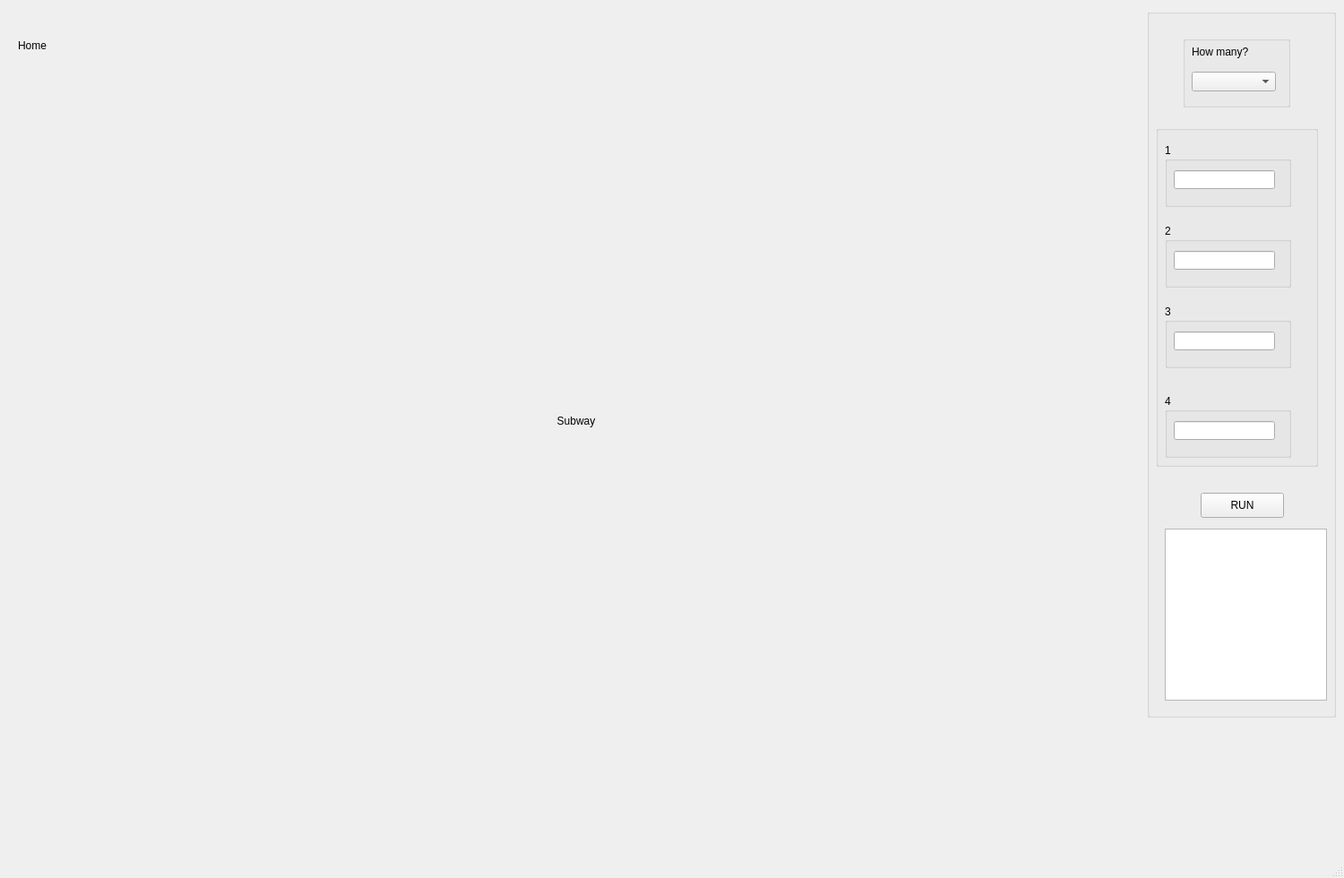
<?xml version="1.0" encoding="UTF-8"?>
<ui version="4.0">
 <class>MainWindow</class>
 <widget class="QMainWindow" name="MainWindow">
  <property name="geometry">
   <rect>
    <x>0</x>
    <y>0</y>
    <width>1500</width>
    <height>980</height>
   </rect>
  </property>
  <property name="windowTitle">
   <string>MainWindow</string>
  </property>
  <widget class="QWidget" name="centralwidget">
   <widget class="QLabel" name="lbl_picture">
    <property name="geometry">
     <rect>
      <x>0</x>
      <y>0</y>
      <width>1286</width>
      <height>940</height>
     </rect>
    </property>
    <property name="text">
     <string>Subway</string>
    </property>
    <property name="alignment">
     <set>Qt::AlignCenter</set>
    </property>
   </widget>
   <widget class="QGroupBox" name="groupBox_3">
    <property name="geometry">
     <rect>
      <x>1280</x>
      <y>10</y>
      <width>211</width>
      <height>791</height>
     </rect>
    </property>
    <property name="title">
     <string/>
    </property>
    <widget class="QGroupBox" name="groupBox_2">
     <property name="geometry">
      <rect>
       <x>40</x>
       <y>30</y>
       <width>120</width>
       <height>80</height>
      </rect>
     </property>
     <property name="title">
      <string/>
     </property>
     <widget class="QComboBox" name="people_number_c_box">
      <property name="geometry">
       <rect>
        <x>10</x>
        <y>40</y>
        <width>94</width>
        <height>22</height>
       </rect>
      </property>
      <property name="currentText">
       <string/>
      </property>
      <property name="currentIndex">
       <number>-1</number>
      </property>
      <item>
       <property name="text">
        <string>경로 찾기</string>
       </property>
      </item>
      <item>
       <property name="text">
        <string>2명</string>
       </property>
      </item>
      <item>
       <property name="text">
        <string>3명</string>
       </property>
      </item>
      <item>
       <property name="text">
        <string>4명</string>
       </property>
      </item>
     </widget>
     <widget class="QLabel" name="label">
      <property name="geometry">
       <rect>
        <x>10</x>
        <y>10</y>
        <width>91</width>
        <height>16</height>
       </rect>
      </property>
      <property name="text">
       <string>How many?</string>
      </property>
     </widget>
    </widget>
    <widget class="QGroupBox" name="groupBox">
     <property name="geometry">
      <rect>
       <x>10</x>
       <y>130</y>
       <width>181</width>
       <height>381</height>
      </rect>
     </property>
     <property name="title">
      <string/>
     </property>
     <widget class="QGroupBox" name="people_group_3">
      <property name="geometry">
       <rect>
        <x>10</x>
        <y>200</y>
        <width>141</width>
        <height>71</height>
       </rect>
      </property>
      <property name="title">
       <string>3</string>
      </property>
      <widget class="QLineEdit" name="p_start_lbl_3">
       <property name="geometry">
        <rect>
         <x>10</x>
         <y>30</y>
         <width>113</width>
         <height>21</height>
        </rect>
       </property>
      </widget>
     </widget>
     <widget class="QGroupBox" name="people_group_2">
      <property name="geometry">
       <rect>
        <x>10</x>
        <y>110</y>
        <width>141</width>
        <height>71</height>
       </rect>
      </property>
      <property name="title">
       <string>2</string>
      </property>
      <widget class="QLineEdit" name="p_start_lbl_2">
       <property name="geometry">
        <rect>
         <x>10</x>
         <y>30</y>
         <width>113</width>
         <height>21</height>
        </rect>
       </property>
      </widget>
     </widget>
     <widget class="QGroupBox" name="people_group_4">
      <property name="geometry">
       <rect>
        <x>10</x>
        <y>300</y>
        <width>141</width>
        <height>71</height>
       </rect>
      </property>
      <property name="title">
       <string>4</string>
      </property>
      <widget class="QLineEdit" name="p_start_lbl_4">
       <property name="geometry">
        <rect>
         <x>10</x>
         <y>30</y>
         <width>113</width>
         <height>21</height>
        </rect>
       </property>
      </widget>
     </widget>
     <widget class="QGroupBox" name="people_group_1">
      <property name="geometry">
       <rect>
        <x>10</x>
        <y>20</y>
        <width>141</width>
        <height>71</height>
       </rect>
      </property>
      <property name="title">
       <string>1</string>
      </property>
      <widget class="QLineEdit" name="p_start_lbl_1">
       <property name="geometry">
        <rect>
         <x>10</x>
         <y>30</y>
         <width>113</width>
         <height>21</height>
        </rect>
       </property>
       <property name="cursorPosition">
        <number>0</number>
       </property>
      </widget>
     </widget>
    </widget>
    <widget class="QPushButton" name="run_button">
     <property name="geometry">
      <rect>
       <x>60</x>
       <y>540</y>
       <width>93</width>
       <height>28</height>
      </rect>
     </property>
     <property name="text">
      <string>RUN</string>
     </property>
    </widget>
    <widget class="QTextBrowser" name="result_consol">
     <property name="geometry">
      <rect>
       <x>20</x>
       <y>580</y>
       <width>181</width>
       <height>192</height>
      </rect>
     </property>
    </widget>
   </widget>
   <widget class="QLabel" name="to_st_lbl">
    <property name="geometry">
     <rect>
      <x>20</x>
      <y>20</y>
      <width>81</width>
      <height>61</height>
     </rect>
    </property>
    <property name="autoFillBackground">
     <bool>true</bool>
    </property>
    <property name="text">
     <string>Home</string>
    </property>
   </widget>
  </widget>
  <widget class="QStatusBar" name="statusbar"/>
 </widget>
 <resources/>
 <connections/>
</ui>
